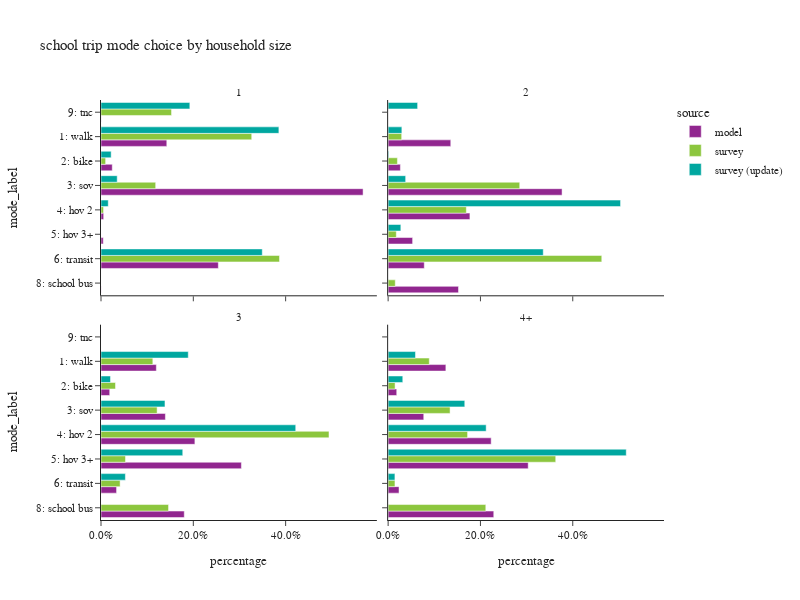

Write notebook code for a chart like this one.
### Code cell
plot_mode_choice(sc_trip,"hhsize_4+",
                 {"hhsize_4+":["1","2","3","4+"],
                  "mode_label":["1: walk","2: bike","3: sov","4: hov 2","5: hov 3+","6: transit",
                                   "8: school bus","9: other–survey only"]},
                 "household size",2,600)

### Figure 1 — Plotly figure (JSON) as saved in the notebook; plotly's stock layout.template omitted (floating-point values rounded to 4 significant figures)
{"data": [{"alignmentgroup": "True", "customdata": [[614], [105], [2446], [25], [21], [1095], [1], [1]], "hovertemplate": "source=model<br>hhsize_4+=1<br>percentage=%{x}<br>mode_label=%{y}<br>sample count=%{customdata[0]}<extra></extra>", "legendgroup": "model", "marker": {"color": "#91268F", "pattern": {"shape": ""}}, "name": "model", "offsetgroup": "model", "orientation": "h", "showlegend": true, "textposition": "auto", "type": "bar", "x": [0.1425, 0.02437, 0.5678, 0.005803, 0.004875, 0.2542, 0.0002321, 0.0002321], "xaxis": "x3", "y": ["1: walk", "2: bike", "3: sov", "4: hov 2", "5: hov 3+", "6: transit", "8: school bus", "9: tnc"], "yaxis": "y3"}, {"alignmentgroup": "True", "customdata": [[3954], [773], [10979], [5162], [1545], [2281], [4441]], "hovertemplate": "source=model<br>hhsize_4+=2<br>percentage=%{x}<br>mode_label=%{y}<br>sample count=%{customdata[0]}<extra></extra>", "legendgroup": "model", "marker": {"color": "#91268F", "pattern": {"shape": ""}}, "name": "model", "offsetgroup": "model", "orientation": "h", "showlegend": false, "textposition": "auto", "type": "bar", "x": [0.1357, 0.02653, 0.3768, 0.1772, 0.05303, 0.07829, 0.1524], "xaxis": "x4", "y": ["1: walk", "2: bike", "3: sov", "4: hov 2", "5: hov 3+", "6: transit", "8: school bus"], "yaxis": "y4"}, {"alignmentgroup": "True", "customdata": [[12030], [1897], [13995], [20409], [30517], [3383], [18099], [1]], "hovertemplate": "source=model<br>hhsize_4+=3<br>percentage=%{x}<br>mode_label=%{y}<br>sample count=%{customdata[0]}<extra></extra>", "legendgroup": "model", "marker": {"color": "#91268F", "pattern": {"shape": ""}}, "name": "model", "offsetgroup": "model", "orientation": "h", "showlegend": false, "textposition": "auto", "type": "bar", "x": [0.1199, 0.01891, 0.1395, 0.2034, 0.3042, 0.03372, 0.1804, 9.967e-06], "xaxis": "x", "y": ["1: walk", "2: bike", "3: sov", "4: hov 2", "5: hov 3+", "6: transit", "8: school bus", "9: tnc"], "yaxis": "y"}, {"alignmentgroup": "True", "customdata": [[56070], [8348], [34590], [100079], [136036], [10575], [102594], [4]], "hovertemplate": "source=model<br>hhsize_4+=4+<br>percentage=%{x}<br>mode_label=%{y}<br>sample count=%{customdata[0]}<extra></extra>", "legendgroup": "model", "marker": {"color": "#91268F", "pattern": {"shape": ""}}, "name": "model", "offsetgroup": "model", "orientation": "h", "showlegend": false, "textposition": "auto", "type": "bar", "x": [0.1251, 0.01862, 0.07716, 0.2232, 0.3035, 0.02359, 0.2289, 8.923e-06], "xaxis": "x2", "y": ["1: walk", "2: bike", "3: sov", "4: hov 2", "5: hov 3+", "6: transit", "8: school bus", "9: tnc"], "yaxis": "y2"}, {"alignmentgroup": "True", "customdata": [[11], [1], [5], [1], [7], [1]], "hovertemplate": "source=survey<br>hhsize_4+=1<br>percentage=%{x}<br>mode_label=%{y}<br>sample count=%{customdata[0]}<extra></extra>", "legendgroup": "survey", "marker": {"color": "#8CC63E", "pattern": {"shape": ""}}, "name": "survey", "offsetgroup": "survey", "orientation": "h", "showlegend": true, "textposition": "auto", "type": "bar", "x": [0.3265, 0.01004, 0.1185, 0.005482, 0.3867, 0.1528], "xaxis": "x3", "y": ["1: walk", "2: bike", "3: sov", "4: hov 2", "6: transit", "9: tnc"], "yaxis": "y3"}, {"alignmentgroup": "True", "customdata": [[6], [3], [11], [10], [2], [7], [2]], "hovertemplate": "source=survey<br>hhsize_4+=2<br>percentage=%{x}<br>mode_label=%{y}<br>sample count=%{customdata[0]}<extra></extra>", "legendgroup": "survey", "marker": {"color": "#8CC63E", "pattern": {"shape": ""}}, "name": "survey", "offsetgroup": "survey", "orientation": "h", "showlegend": false, "textposition": "auto", "type": "bar", "x": [0.02936, 0.02012, 0.2851, 0.1694, 0.0177, 0.4629, 0.01546], "xaxis": "x4", "y": ["1: walk", "2: bike", "3: sov", "4: hov 2", "5: hov 3+", "6: transit", "8: school bus"], "yaxis": "y4"}, {"alignmentgroup": "True", "customdata": [[28], [8], [13], [53], [21], [9], [32]], "hovertemplate": "source=survey<br>hhsize_4+=3<br>percentage=%{x}<br>mode_label=%{y}<br>sample count=%{customdata[0]}<extra></extra>", "legendgroup": "survey", "marker": {"color": "#8CC63E", "pattern": {"shape": ""}}, "name": "survey", "offsetgroup": "survey", "orientation": "h", "showlegend": false, "textposition": "auto", "type": "bar", "x": [0.1123, 0.0314, 0.1216, 0.4939, 0.0531, 0.0414, 0.1463], "xaxis": "x", "y": ["1: walk", "2: bike", "3: sov", "4: hov 2", "5: hov 3+", "6: transit", "8: school bus"], "yaxis": "y"}, {"alignmentgroup": "True", "customdata": [[49], [15], [28], [91], [150], [9], [101]], "hovertemplate": "source=survey<br>hhsize_4+=4+<br>percentage=%{x}<br>mode_label=%{y}<br>sample count=%{customdata[0]}<extra></extra>", "legendgroup": "survey", "marker": {"color": "#8CC63E", "pattern": {"shape": ""}}, "name": "survey", "offsetgroup": "survey", "orientation": "h", "showlegend": false, "textposition": "auto", "type": "bar", "x": [0.08914, 0.01505, 0.1342, 0.1721, 0.3631, 0.0148, 0.2116], "xaxis": "x2", "y": ["1: walk", "2: bike", "3: sov", "4: hov 2", "5: hov 3+", "6: transit", "8: school bus"], "yaxis": "y2"}, {"alignmentgroup": "True", "customdata": [[9], [1], [2], [1], [8], [1]], "hovertemplate": "source=survey (update)<br>hhsize_4+=1<br>percentage=%{x}<br>mode_label=%{y}<br>sample count=%{customdata[0]}<extra></extra>", "legendgroup": "survey (update)", "marker": {"color": "#00A7A0", "pattern": {"shape": ""}}, "name": "survey (update)", "offsetgroup": "survey (update)", "orientation": "h", "showlegend": true, "textposition": "auto", "type": "bar", "x": [0.3854, 0.02201, 0.03509, 0.0157, 0.3494, 0.1924], "xaxis": "x3", "y": ["1: walk", "2: bike", "3: sov", "4: hov 2", "6: transit", "9: tnc"], "yaxis": "y3"}, {"alignmentgroup": "True", "customdata": [[10], [1], [8], [11], [1], [8], [2]], "hovertemplate": "source=survey (update)<br>hhsize_4+=2<br>percentage=%{x}<br>mode_label=%{y}<br>sample count=%{customdata[0]}<extra></extra>", "legendgroup": "survey (update)", "marker": {"color": "#00A7A0", "pattern": {"shape": ""}}, "name": "survey (update)", "offsetgroup": "survey (update)", "orientation": "h", "showlegend": false, "textposition": "auto", "type": "bar", "x": [0.02975, 0.001273, 0.03796, 0.5036, 0.02754, 0.3361, 0.06387], "xaxis": "x4", "y": ["1: walk", "2: bike", "3: sov", "4: hov 2", "5: hov 3+", "6: transit", "9: tnc"], "yaxis": "y4"}, {"alignmentgroup": "True", "customdata": [[28], [6], [12], [50], [15], [9]], "hovertemplate": "source=survey (update)<br>hhsize_4+=3<br>percentage=%{x}<br>mode_label=%{y}<br>sample count=%{customdata[0]}<extra></extra>", "legendgroup": "survey (update)", "marker": {"color": "#00A7A0", "pattern": {"shape": ""}}, "name": "survey (update)", "offsetgroup": "survey (update)", "orientation": "h", "showlegend": false, "textposition": "auto", "type": "bar", "x": [0.189, 0.02055, 0.1386, 0.4219, 0.1771, 0.05284], "xaxis": "x", "y": ["1: walk", "2: bike", "3: sov", "4: hov 2", "5: hov 3+", "6: transit"], "yaxis": "y"}, {"alignmentgroup": "True", "customdata": [[52], [14], [29], [90], [145], [13]], "hovertemplate": "source=survey (update)<br>hhsize_4+=4+<br>percentage=%{x}<br>mode_label=%{y}<br>sample count=%{customdata[0]}<extra></extra>", "legendgroup": "survey (update)", "marker": {"color": "#00A7A0", "pattern": {"shape": ""}}, "name": "survey (update)", "offsetgroup": "survey (update)", "orientation": "h", "showlegend": false, "textposition": "auto", "type": "bar", "x": [0.05924, 0.03173, 0.166, 0.2124, 0.5159, 0.01472], "xaxis": "x2", "y": ["1: walk", "2: bike", "3: sov", "4: hov 2", "5: hov 3+", "6: transit"], "yaxis": "y2"}], "layout": {"annotations": [{"font": {}, "showarrow": false, "text": "3", "x": 0.245, "xanchor": "center", "xref": "paper", "y": 0.465, "yanchor": "bottom", "yref": "paper"}, {"font": {}, "showarrow": false, "text": "4+", "x": 0.755, "xanchor": "center", "xref": "paper", "y": 0.465, "yanchor": "bottom", "yref": "paper"}, {"font": {}, "showarrow": false, "text": "1", "x": 0.245, "xanchor": "center", "xref": "paper", "y": 1.0, "yanchor": "bottom", "yref": "paper"}, {"font": {}, "showarrow": false, "text": "2", "x": 0.755, "xanchor": "center", "xref": "paper", "y": 1.0, "yanchor": "bottom", "yref": "paper"}], "barmode": "group", "height": 600, "legend": {"title": {"text": "source"}, "tracegroupgap": 0}, "title": {"text": "school trip mode choice by household size"}, "width": 800, "xaxis": {"anchor": "y", "domain": [0.0, 0.49], "tickformat": ".1%", "title": {"text": "percentage"}}, "xaxis2": {"anchor": "y2", "domain": [0.51, 1.0], "matches": "x", "tickformat": ".1%", "title": {"text": "percentage"}}, "xaxis3": {"anchor": "y3", "domain": [0.0, 0.49], "matches": "x", "showticklabels": false, "tickformat": ".1%"}, "xaxis4": {"anchor": "y4", "domain": [0.51, 1.0], "matches": "x", "showticklabels": false, "tickformat": ".1%"}, "yaxis": {"anchor": "x", "categoryarray": ["9: other–survey only", "8: school bus", "6: transit", "5: hov 3+", "4: hov 2", "3: sov", "2: bike", "1: walk"], "categoryorder": "array", "domain": [0.0, 0.465], "title": {"text": "mode_label"}}, "yaxis2": {"anchor": "x2", "domain": [0.0, 0.465], "matches": "y", "showticklabels": false}, "yaxis3": {"anchor": "x3", "categoryarray": ["9: other–survey only", "8: school bus", "6: transit", "5: hov 3+", "4: hov 2", "3: sov", "2: bike", "1: walk"], "categoryorder": "array", "domain": [0.535, 1.0], "matches": "y", "title": {"text": "mode_label"}}, "yaxis4": {"anchor": "x4", "domain": [0.535, 1.0], "matches": "y", "showticklabels": false}}}
